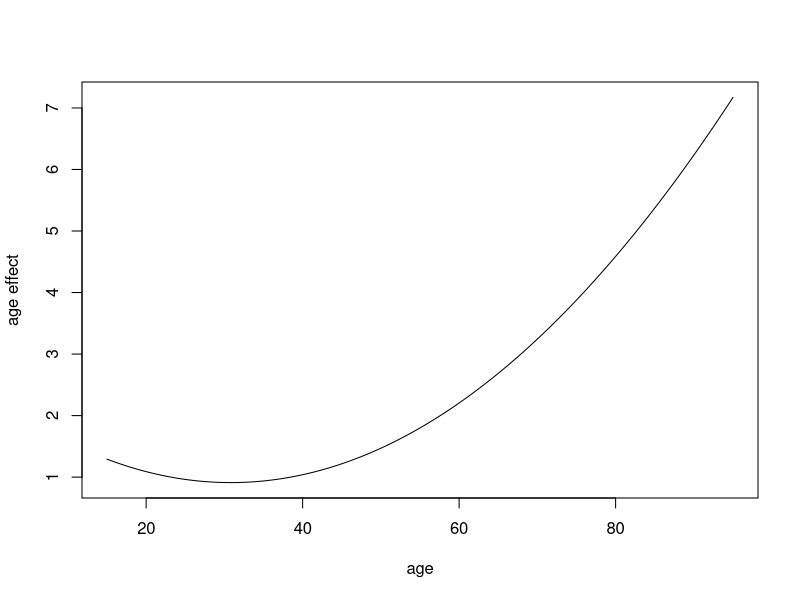
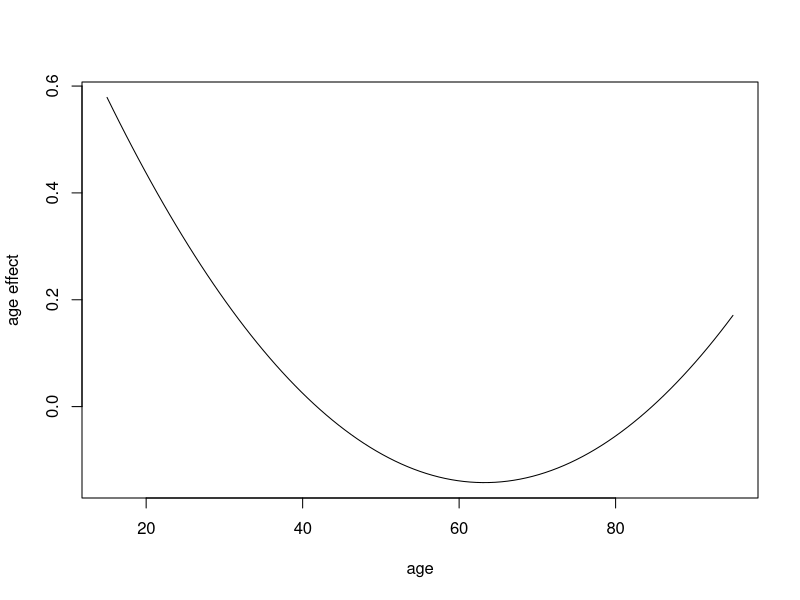
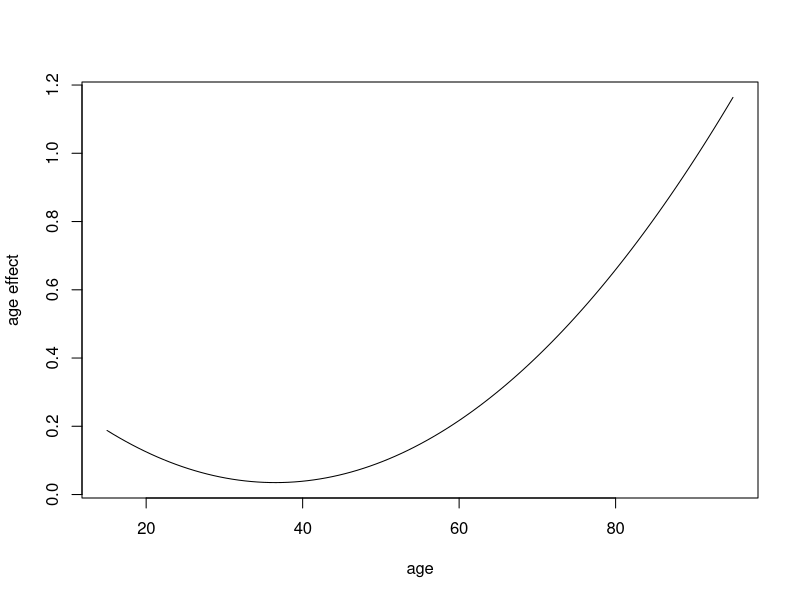

Recreate these plots in R, in order.
#calculate age effect
age_effect <- function(age){
  age_eff <- 2.355 - 0.937*age/10 + 0.152*age^2/100
  return(age_eff)
}

seq <- seq(15,95, by=0.5)
min(age_effect(seq))
min(age_effect(31))

curve(age_effect(x), from = 15, to=95, xlab = "age", ylab="age effect")

#minimum at age 31



#calculate age effect
age_effect <- function(age){
  age_eff <- 1.097 - 0.392*age/10 + 0.031*age^2/100
  return(age_eff)
}
curve(age_effect(x), from = 15, to=95, xlab = "age", ylab="age effect")

age_effect <- function(age){
  age_eff <- 0.475 - 0.241*age/10 + 0.033*age^2/100
  return(age_eff)
}
curve(age_effect(x), from = 15, to=95, xlab = "age", ylab="age effect")


